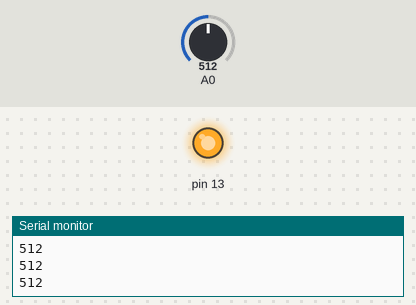
Simulated run of this sketch. Board: Arduino Uno, built with avr-gcc and run on an emulated ATmega328P. Shown: output pins drawn as LEDs (lit = HIGH), the last lines printed to the serial monitor. The test bench sets the inputs (shaded band); at power-on: A0 = 512.

Above: at 1.2 s.
1.3 s: A0 set to 196
2.8 s: A0 set to 168
At 3.8 s:
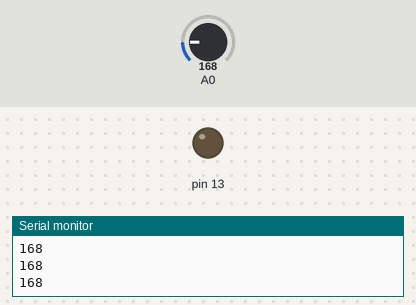
4.3 s: A0 set to 192
At 5.2 s:
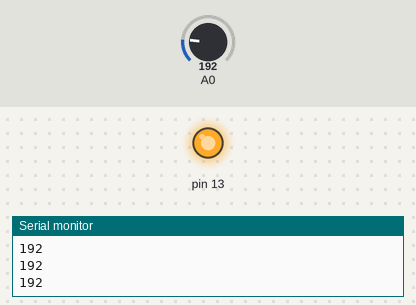
5.8 s: A0 set to 172
At 6.7 s:
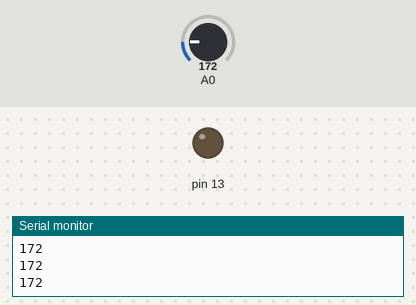
Timing chart, 0 to 8.3 s (numbered marks = the images above; inputs shaded):
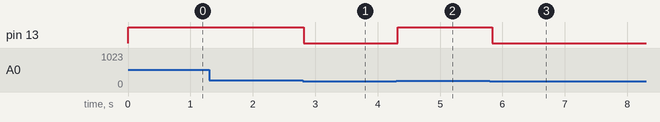

Measured:
- the behaviour switches between 183 and 182 on A0 (found by bisection; images 0 and 1)
- after the input at 2.8 s, pin 13: HIGH → LOW at once
- after the input at 4.3 s, pin 13: LOW → HIGH at once
- after the input at 5.8 s, pin 13: HIGH → LOW at once

The sketch:

ldr.ino
```cpp
int temp;
void setup()
{
  Serial.begin(9600);
  pinMode(13,OUTPUT);
}

void loop()
{
  temp = analogRead(A0);
  Serial.println(temp);
  if(temp>182)
  {
    // turn on the led
    digitalWrite(13,HIGH);
  }
  else{
    // turn off the on board led
    digitalWrite(13,LOW);
  }
  delay(50);
}
```
